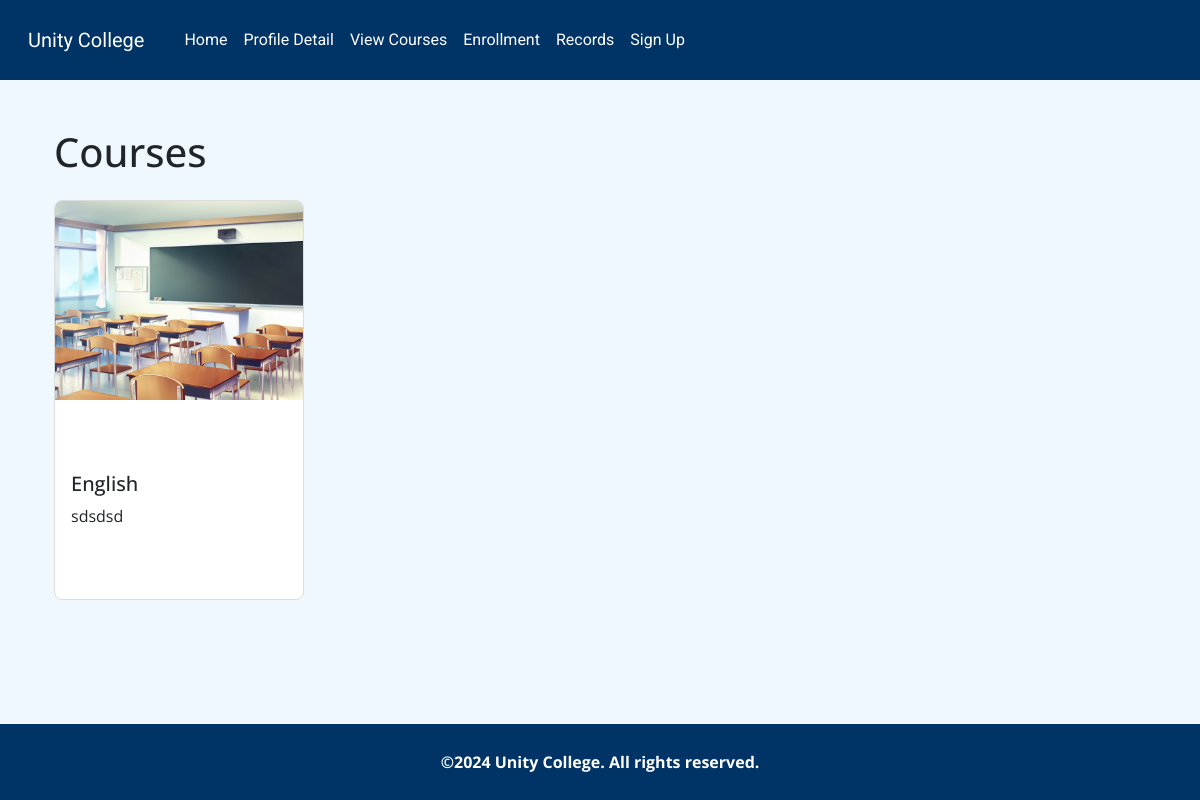
Before: /student/courses with the older database file.
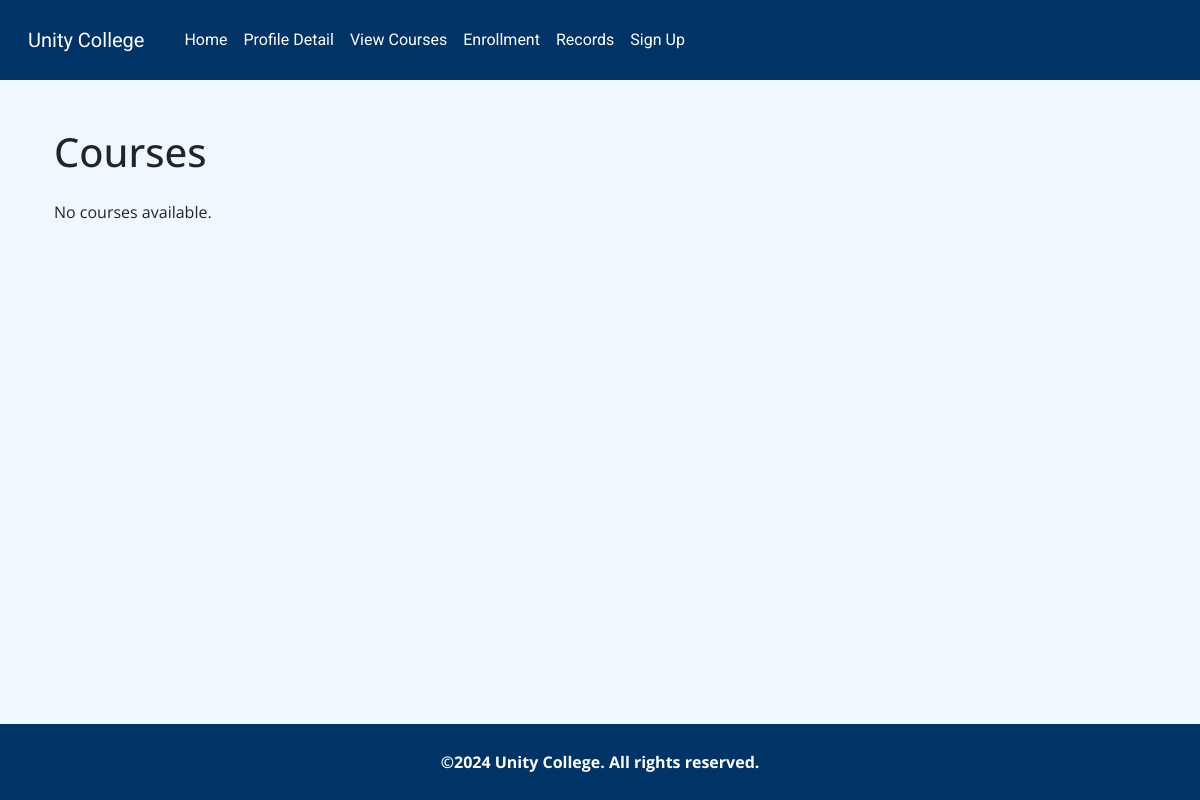
After: the same page with the newer database file.
### tables this page shows
CREATE TABLE course (
  id INTEGER PRIMARY KEY AUTOINCREMENT,
  name TEXT NOT NULL,
  image TEXT NOT NULL,
  description TEXT NOT NULL,
  credits INTEGER NOT NULL,
  lecturer TEXT NOT NULL
);

### app.py (the view)
@app.route('/student/courses')
def view_courses():
    username = session.get('username')  # Ensure username is retrieved from session
    try:
        con = sqlite3.connect('advweb.db')
        cursor = con.cursor()
        cursor.execute("SELECT name, image, description FROM course")
        courses = cursor.fetchall()
    except Exception as e:
        print(traceback.format_exc())
        flash("An error occurred while fetching courses.", 'danger')
        courses = []
    finally:
        con.close()
    return render_template('student/courses.html', courses=courses, username=username)

### templates/student/courses.html
{% extends "/student/layout.html" %} {% block content %}
<link rel="stylesheet" href="/static/css/student/courses.css" />
<div class="container mt-4">
  <h1 class="mb-4">Courses</h1>
  <div class="row">
    {% if courses %} {% for course in courses %}
    <div class="col-md-4 mb-4">
      <div class="card">
        <img
          src="{{ url_for('static', filename='images/uploads/' ~ course[1]) }}"
          class="card-img-top course-img"
          alt="Course Image"
        />
        <div class="card-body">
          <h5 class="card-title">{{ course[0] }}</h5>
          <p class="card-text">{{ course[2] }}</p>
        </div>
      </div>
    </div>
    {% endfor %} {% else %}
    <p>No courses available.</p>
    {% endif %}
  </div>
</div>
{% endblock %}

### templates/student/layout.html (shortened to what this page needs)
<!DOCTYPE html>
<html lang="en">
  <head>
    <link
      href="https://cdn.jsdelivr.net/npm/bootstrap@5.3.0/dist/css/bootstrap.min.css"
      rel="stylesheet"
    />
    <link href="/static/css/student/layout.css" rel="stylesheet" />
  </head>
  <body>
    <nav class="navbar navbar-expand-lg navbar-light navbar-custom">
      <div class="container-fluid">
        <a class="navbar-brand" href="#">Unity College</a>
        <div class="collapse navbar-collapse" id="navbarNav">
          <ul class="navbar-nav me-auto">
            <li class="nav-item">
              <a class="nav-link" href="{{ url_for('home') }}">Home</a>
            </li>
            <li class="nav-item">
              <a class="nav-link" href="{{ url_for('view_profile') }}"
                >Profile Detail</a
              >
            </li>
            <li class="nav-item">
              <a class="nav-link" href="{{ url_for('view_courses') }}"
                >View Courses</a
              >
            </li>
            <li class="nav-item">
              <a class="nav-link" href="{{ url_for('student_enroll') }}"
                >Enrollment</a
              >
            </li>
            <li class="nav-item">
              <a class="nav-link" href="#">Records</a>
            </li>
            {% if username %}
            <li class="nav-item">
              <a class="nav-link" href="{{ url_for('student_logout') }}"
                >Logout</a
              >
            </li>
            {% else %}
            <li class="nav-item">
              <a class="nav-link" href="{{ url_for('student_signup') }}"
                >Sign Up</a
              >
            </li>
            {% endif %}
          </ul>
        </div>
      </div>
    </nav>
    <div class="container mt-4">{% block content %}{% endblock %}</div>
    <footer class="text-center text-lg-start mt-4">
      <div class="text-center p-3 text-white">
        <strong>&copy;2024 Unity College. All rights reserved.</strong>
      </div>
    </footer>
  </body>
</html>

### static/css/student/layout.css (style rules this page uses)
html, body { height: 100%; margin: 0; font-family: "Open Sans", sans-serif; }
body { display: flex; flex-direction: column; }
.container { flex: 1; }
.navbar-custom { background-color: #003366; color: #ffffff; }
.navbar-custom .navbar-brand, .navbar-custom .nav-link { color: #ffffff; font-family: "Roboto", sans-serif; padding: 0.5rem 1rem; }
@media (min-width: 768px) { .navbar-custom { height: 80px; } }
@media (min-width: 768px) { .navbar-custom .navbar-brand, .navbar-custom .nav-link { line-height: 80px; } }
footer { background-color: #003366; color: #ffffff; text-align: center; padding: 10px; font-family: "Open Sans", sans-serif; }
body { background-color: #f0f8ff; }

Changed rows visible on the page:
removed course: image (picture), name "English", description "sdsdsd"
Other visible differences:
text now shown: "No courses available."
